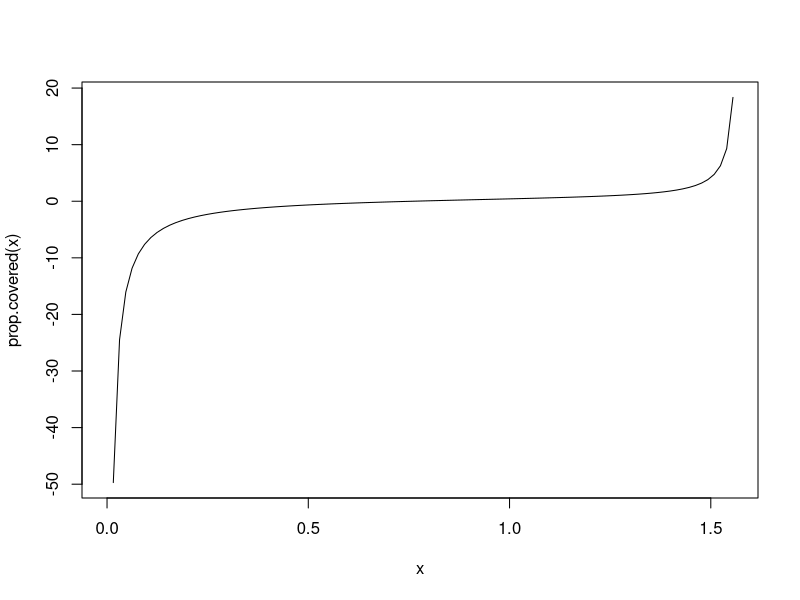
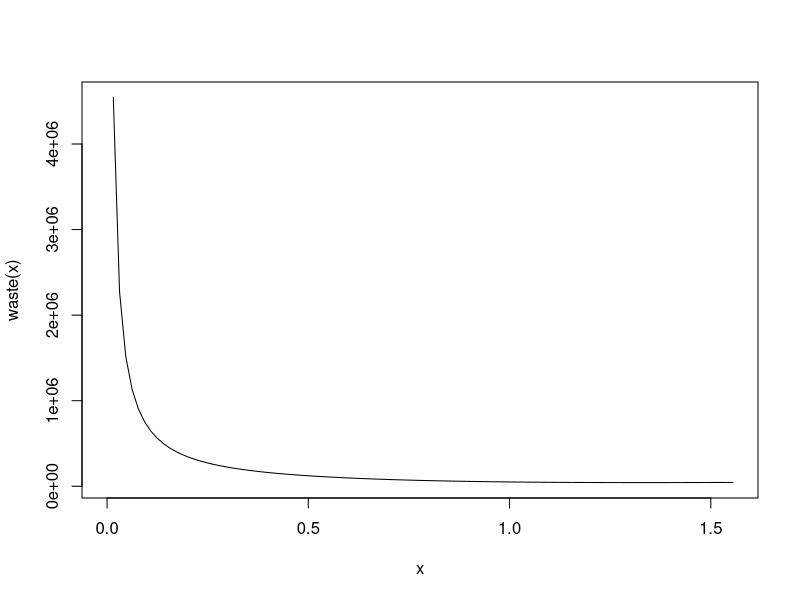

Here is the R script that generated these plots, in order:
#!/usr/bin/env Rscript

tau <- pi * 2

# Broken
waste <- function(theta, r = 150) {
    ((1/2) * tau * r^2 / theta) - (2 * r^2 * sin(theta) * cos(theta))
}

# Broken in turn
prop.covered <- function(theta) {
    (tau / 8) * ((1 - (1 / theta)) / cos(theta)) + (sin(theta) / 2)
}

curve(prop.covered, from = 0, to = 0.99 * tau/4 )

curve(waste, from = 0, to = 0.99 * tau/4 )
